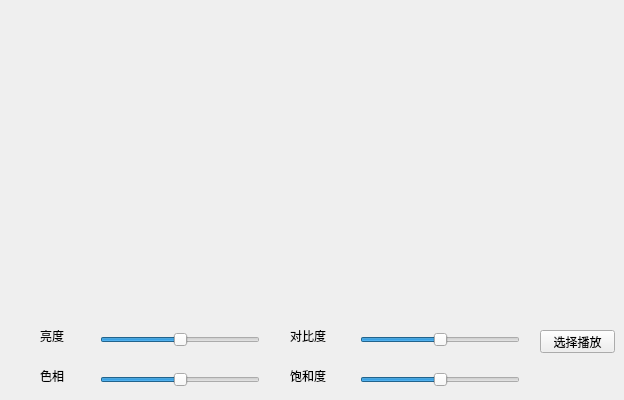
<?xml version="1.0" encoding="UTF-8"?>
<ui version="4.0">
 <class>vedio</class>
 <widget class="QWidget" name="vedio">
  <property name="geometry">
   <rect>
    <x>0</x>
    <y>0</y>
    <width>624</width>
    <height>400</height>
   </rect>
  </property>
  <property name="windowTitle">
   <string>Form</string>
  </property>
  <widget class="QSlider" name="contrastSlider">
   <property name="geometry">
    <rect>
     <x>360</x>
     <y>330</y>
     <width>160</width>
     <height>19</height>
    </rect>
   </property>
   <property name="minimum">
    <number>-100</number>
   </property>
   <property name="maximum">
    <number>100</number>
   </property>
   <property name="orientation">
    <enum>Qt::Horizontal</enum>
   </property>
  </widget>
  <widget class="QSlider" name="hueSlider">
   <property name="geometry">
    <rect>
     <x>100</x>
     <y>370</y>
     <width>160</width>
     <height>19</height>
    </rect>
   </property>
   <property name="minimum">
    <number>-100</number>
   </property>
   <property name="maximum">
    <number>100</number>
   </property>
   <property name="orientation">
    <enum>Qt::Horizontal</enum>
   </property>
  </widget>
  <widget class="QSlider" name="saturationSlider">
   <property name="geometry">
    <rect>
     <x>360</x>
     <y>370</y>
     <width>160</width>
     <height>19</height>
    </rect>
   </property>
   <property name="minimum">
    <number>-100</number>
   </property>
   <property name="maximum">
    <number>100</number>
   </property>
   <property name="orientation">
    <enum>Qt::Horizontal</enum>
   </property>
  </widget>
  <widget class="QLabel" name="label_3">
   <property name="geometry">
    <rect>
     <x>40</x>
     <y>370</y>
     <width>54</width>
     <height>12</height>
    </rect>
   </property>
   <property name="text">
    <string>色相</string>
   </property>
  </widget>
  <widget class="QLabel" name="label">
   <property name="geometry">
    <rect>
     <x>40</x>
     <y>330</y>
     <width>54</width>
     <height>12</height>
    </rect>
   </property>
   <property name="text">
    <string>亮度</string>
   </property>
  </widget>
  <widget class="QLabel" name="label_2">
   <property name="geometry">
    <rect>
     <x>290</x>
     <y>330</y>
     <width>54</width>
     <height>12</height>
    </rect>
   </property>
   <property name="text">
    <string>对比度</string>
   </property>
  </widget>
  <widget class="QLabel" name="label_4">
   <property name="geometry">
    <rect>
     <x>290</x>
     <y>370</y>
     <width>54</width>
     <height>12</height>
    </rect>
   </property>
   <property name="text">
    <string>饱和度</string>
   </property>
  </widget>
  <widget class="QSlider" name="brightnessSlider">
   <property name="geometry">
    <rect>
     <x>100</x>
     <y>330</y>
     <width>160</width>
     <height>19</height>
    </rect>
   </property>
   <property name="minimum">
    <number>-100</number>
   </property>
   <property name="maximum">
    <number>100</number>
   </property>
   <property name="orientation">
    <enum>Qt::Horizontal</enum>
   </property>
  </widget>
  <widget class="QLabel" name="label_5">
   <property name="geometry">
    <rect>
     <x>10</x>
     <y>20</y>
     <width>600</width>
     <height>300</height>
    </rect>
   </property>
   <property name="text">
    <string/>
   </property>
  </widget>
  <widget class="QPushButton" name="pushButton">
   <property name="geometry">
    <rect>
     <x>540</x>
     <y>330</y>
     <width>75</width>
     <height>23</height>
    </rect>
   </property>
   <property name="text">
    <string>选择播放</string>
   </property>
  </widget>
 </widget>
 <resources/>
 <connections/>
</ui>
